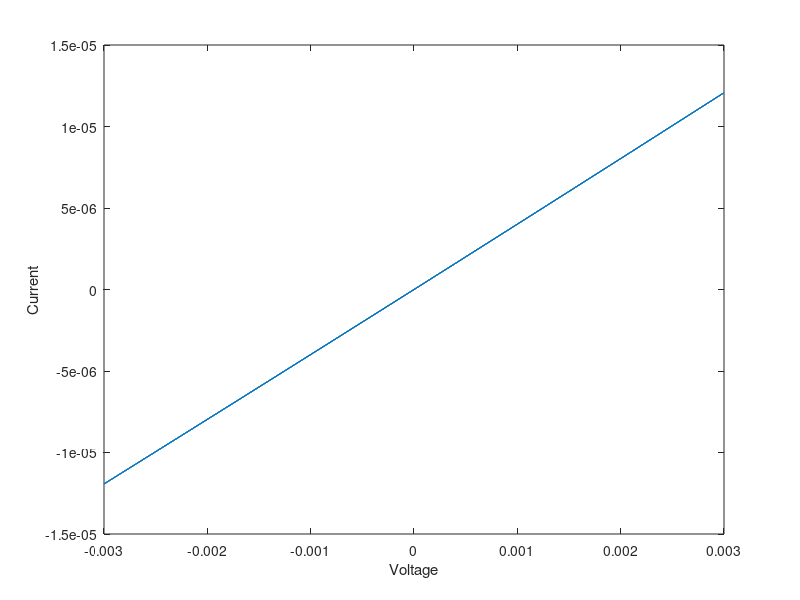

This figure's MATLAB source:
b=0.01; g=4; n=4; a=2;A=25; m=0.001;
c=-1;d=4;%your constants
numOfPoints = 10000;
t = linspace(-1, 1,numOfPoints);
dt = t(2) - t(1);
volt = .003*sin(2*pi*t);
x = zeros(size(t));
curr = x;
for i=2:numOfPoints
    x(i) = x(i-1) + A*(c*volt(i)+d*(volt(i))^3)*(1-(2*x(i-1)-1)^2)*dt;
    curr(i)=x(i)^n*b*sinh(a*volt(i))+m*(exp(g*volt(i))-1);
end;
fig = figure(1);
plot(volt,curr);
xlabel('Voltage');ylabel('Current');
figure(fig);